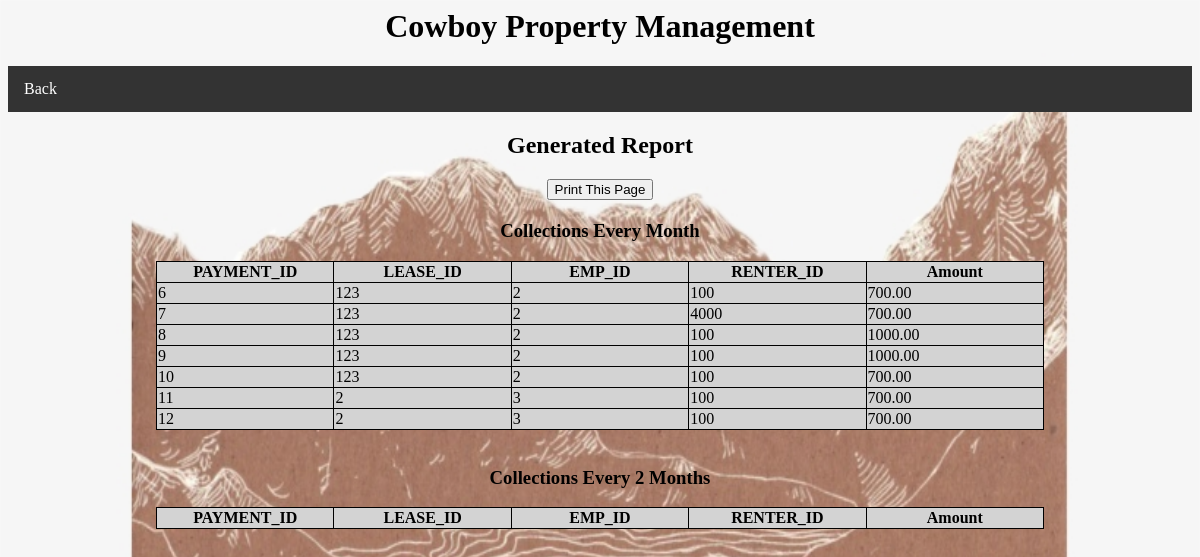
The page /rentalreport.php (signed in) on the database its author committed.
### tables this page shows
CREATE TABLE `Payment` (
  `PAYMENT_ID` int(15) NOT NULL,
  `LEASE_ID` int(15) NOT NULL,
  `EMP_ID` int(11) NOT NULL,
  `RENTER_ID` int(11) NOT NULL,
  `Period_in_Months` varchar(16) DEFAULT NULL,
  `Date` date DEFAULT NULL,
  `Amount` decimal(10,2) NOT NULL,
  `Overdue` varchar(12) NOT NULL,
  `Overdue_Amount` decimal(10,2) NOT NULL
);

### rentalreport.php (the view, shortened to what this page needs)
<html>
	<head>
		<link rel='stylesheet' href="/GroupProject/css/styles.css">
		</head>
		<body>
			<h1>Cowboy Property Management</h1>
			<ul>
  				<li><a href="reports.php">Back</a></li>
			</ul>
			<h2>Generated Report</h2>
			<h2><button onclick="window.print()">Print This 			Page</button></h2>
		</body>
</html>
<?php
require_once 'checksession.php';
$conn = new mysqli($hn, $un, $pw, $db);
$query="SELECT * FROM Payment WHERE `Period_In_Months`='1'";
$result=$conn->query($query);
echo "<h3>Collections Every Month</h3>";
echo "<table>";
echo "<col style='width:20%'>";
echo "<col style='width:20%'>";
echo "<col style='width:20%'>";
echo "<col style='width:20%'>";
echo "<col style='width:20%'>";
echo "<tr>
<th>PAYMENT_ID</th>
<th>LEASE_ID</th>
<th>EMP_ID</th>
<th>RENTER_ID</th>
<th>Amount</th>
</tr>";
while($row = mysqli_fetch_array($result))
{
echo "<tr>";
echo "<td>" . $row['PAYMENT_ID'] . "</td>";
echo "<td>" . $row['LEASE_ID'] . "</td>";
echo "<td>" . $row['EMP_ID'] . "</td>";
echo "<td>" . $row['RENTER_ID'] . "</td>";
echo "<td>" . $row['Amount'] . "</td>";
echo "</tr>";
}
echo "</table>";
echo "<h3>Collections Every 2 Months</h3>";
echo "<table>";
echo "<col style='width:20%'>";
echo "<col style='width:20%'>";
echo "<col style='width:20%'>";
echo "<col style='width:20%'>";
echo "<col style='width:20%'>";
echo "<tr>
<th>PAYMENT_ID</th>
<th>LEASE_ID</th>
<th>EMP_ID</th>
<th>RENTER_ID</th>
<th>Amount</th>
</tr>";
echo "</table>";
?>

### css/styles.css (style rules this page uses)
body { background-image: url("/GroupProject/images/paper.jpg"); background-repeat: no-repeat; background-color: #cccccc; background-size: 100% 100%; }
h1 { color: Black; text-align: center; }
ul { list-style-type: none; margin: 0; padding: 0; overflow: hidden; background-color: #333; }
li { float: left; }
li a { display: block; color: white; text-align: center; padding: 14px 16px; text-decoration: none; }
h2 { color: Black; text-align: center; }
table, th, td { border: 1px solid black; border-collapse: collapse; }
table { width: 75%; margin-left: auto; margin-right: auto; background-color: #D3D3D3; alignment-adjust: center; }
h3 { color: Black; text-align: center; }

### rows shown on the page
payment: PAYMENT_ID "6", LEASE_ID "123", EMP_ID "2", RENTER_ID "100", Amount "700.00"
payment: PAYMENT_ID "7", LEASE_ID "123", EMP_ID "2", RENTER_ID "4000", Amount "700.00"
payment: PAYMENT_ID "8", LEASE_ID "123", EMP_ID "2", RENTER_ID "100", Amount "1000.00"
payment: PAYMENT_ID "9", LEASE_ID "123", EMP_ID "2", RENTER_ID "100", Amount "1000.00"
payment: PAYMENT_ID "10", LEASE_ID "123", EMP_ID "2", RENTER_ID "100", Amount "700.00"
payment: PAYMENT_ID "11", LEASE_ID "2", EMP_ID "3", RENTER_ID "100", Amount "700.00"
payment: PAYMENT_ID "12", LEASE_ID "2", EMP_ID "3", RENTER_ID "100", Amount "700.00"
